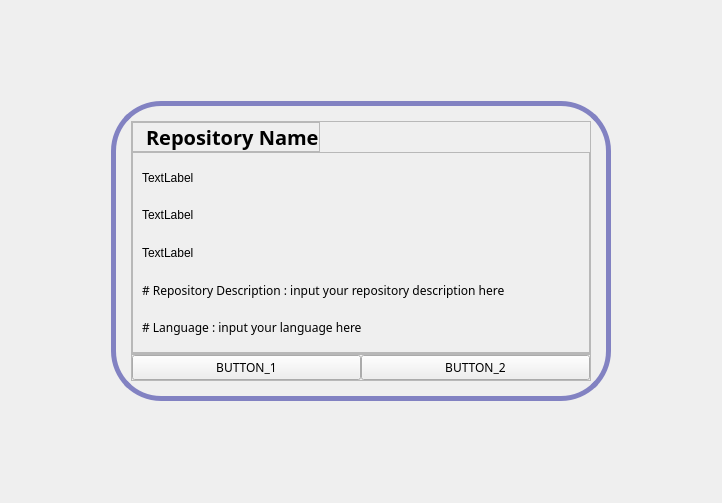
<?xml version="1.0" encoding="UTF-8"?>
<ui version="4.0">
 <class>MainWindow</class>
 <widget class="QMainWindow" name="MainWindow">
  <property name="geometry">
   <rect>
    <x>0</x>
    <y>0</y>
    <width>722</width>
    <height>503</height>
   </rect>
  </property>
  <property name="windowTitle">
   <string>MainWindow</string>
  </property>
  <widget class="QWidget" name="centralwidget">
   <layout class="QVBoxLayout" name="verticalLayout">
    <property name="spacing">
     <number>5</number>
    </property>
    <property name="leftMargin">
     <number>5</number>
    </property>
    <property name="topMargin">
     <number>5</number>
    </property>
    <property name="rightMargin">
     <number>5</number>
    </property>
    <property name="bottomMargin">
     <number>5</number>
    </property>
    <item alignment="Qt::AlignHCenter|Qt::AlignVCenter">
     <widget class="QFrame" name="item_content">
      <property name="minimumSize">
       <size>
        <width>500</width>
        <height>300</height>
       </size>
      </property>
      <property name="maximumSize">
       <size>
        <width>500</width>
        <height>300</height>
       </size>
      </property>
      <property name="styleSheet">
       <string notr="true">QFrame#item_content{
	border: 5px solid rgb(130, 130, 194);
	border-radius: 50px;
}</string>
      </property>
      <property name="frameShape">
       <enum>QFrame::StyledPanel</enum>
      </property>
      <property name="frameShadow">
       <enum>QFrame::Raised</enum>
      </property>
      <layout class="QVBoxLayout" name="verticalLayout_3">
       <property name="spacing">
        <number>0</number>
       </property>
       <property name="leftMargin">
        <number>15</number>
       </property>
       <property name="topMargin">
        <number>15</number>
       </property>
       <property name="rightMargin">
        <number>15</number>
       </property>
       <property name="bottomMargin">
        <number>15</number>
       </property>
       <item>
        <widget class="QFrame" name="frame">
         <property name="sizePolicy">
          <sizepolicy hsizetype="Preferred" vsizetype="Preferred">
           <horstretch>0</horstretch>
           <verstretch>0</verstretch>
          </sizepolicy>
         </property>
         <property name="minimumSize">
          <size>
           <width>0</width>
           <height>0</height>
          </size>
         </property>
         <property name="maximumSize">
          <size>
           <width>16777215</width>
           <height>16777215</height>
          </size>
         </property>
         <property name="styleSheet">
          <string notr="true"/>
         </property>
         <property name="frameShape">
          <enum>QFrame::StyledPanel</enum>
         </property>
         <property name="frameShadow">
          <enum>QFrame::Raised</enum>
         </property>
         <layout class="QVBoxLayout" name="verticalLayout_2">
          <property name="spacing">
           <number>0</number>
          </property>
          <property name="leftMargin">
           <number>0</number>
          </property>
          <property name="topMargin">
           <number>0</number>
          </property>
          <property name="rightMargin">
           <number>0</number>
          </property>
          <property name="bottomMargin">
           <number>0</number>
          </property>
          <item alignment="Qt::AlignLeft|Qt::AlignTop">
           <widget class="QFrame" name="repo_name_frame">
            <property name="frameShape">
             <enum>QFrame::StyledPanel</enum>
            </property>
            <property name="frameShadow">
             <enum>QFrame::Raised</enum>
            </property>
            <layout class="QFormLayout" name="formLayout">
             <property name="leftMargin">
              <number>0</number>
             </property>
             <property name="topMargin">
              <number>0</number>
             </property>
             <property name="rightMargin">
              <number>0</number>
             </property>
             <property name="bottomMargin">
              <number>0</number>
             </property>
             <item row="0" column="0">
              <widget class="QLabel" name="lbl_repo_icon">
               <property name="text">
                <string/>
               </property>
               <property name="pixmap">
                <pixmap resource="../icons.qrc">:/icons/icons/inbox.svg</pixmap>
               </property>
              </widget>
             </item>
             <item row="0" column="1">
              <widget class="QLabel" name="lbl_repo_name">
               <property name="font">
                <font>
                 <family>Nirmala UI Semilight</family>
                 <pointsize>15</pointsize>
                 <weight>75</weight>
                 <bold>true</bold>
                </font>
               </property>
               <property name="text">
                <string>Repository Name</string>
               </property>
               <property name="textFormat">
                <enum>Qt::AutoText</enum>
               </property>
               <property name="wordWrap">
                <bool>true</bool>
               </property>
              </widget>
             </item>
            </layout>
           </widget>
          </item>
          <item>
           <widget class="QFrame" name="repo_info_frame">
            <property name="sizePolicy">
             <sizepolicy hsizetype="Preferred" vsizetype="Expanding">
              <horstretch>0</horstretch>
              <verstretch>0</verstretch>
             </sizepolicy>
            </property>
            <property name="frameShape">
             <enum>QFrame::StyledPanel</enum>
            </property>
            <property name="frameShadow">
             <enum>QFrame::Raised</enum>
            </property>
            <layout class="QVBoxLayout" name="verticalLayout_4">
             <item>
              <widget class="QLabel" name="lbl_description">
               <property name="text">
                <string>TextLabel</string>
               </property>
              </widget>
             </item>
             <item>
              <widget class="QLabel" name="lbl_language">
               <property name="text">
                <string>TextLabel</string>
               </property>
              </widget>
             </item>
             <item>
              <widget class="QLabel" name="lbl_updated">
               <property name="text">
                <string>TextLabel</string>
               </property>
              </widget>
             </item>
             <item>
              <widget class="QLabel" name="lbl_created_at">
               <property name="font">
                <font>
                 <family>Nirmala UI Semilight</family>
                </font>
               </property>
               <property name="text">
                <string># Repository Description : input your repository description here</string>
               </property>
               <property name="wordWrap">
                <bool>true</bool>
               </property>
              </widget>
             </item>
             <item>
              <widget class="QLabel" name="lbl_stars">
               <property name="font">
                <font>
                 <family>Nirmala UI Semilight</family>
                </font>
               </property>
               <property name="text">
                <string># Language : input your language here</string>
               </property>
               <property name="wordWrap">
                <bool>true</bool>
               </property>
              </widget>
             </item>
            </layout>
           </widget>
          </item>
         </layout>
        </widget>
       </item>
       <item alignment="Qt::AlignBottom">
        <widget class="QFrame" name="repo_control_frame">
         <property name="sizePolicy">
          <sizepolicy hsizetype="Expanding" vsizetype="Expanding">
           <horstretch>0</horstretch>
           <verstretch>0</verstretch>
          </sizepolicy>
         </property>
         <property name="minimumSize">
          <size>
           <width>0</width>
           <height>0</height>
          </size>
         </property>
         <property name="maximumSize">
          <size>
           <width>16777215</width>
           <height>16777215</height>
          </size>
         </property>
         <property name="frameShape">
          <enum>QFrame::StyledPanel</enum>
         </property>
         <property name="frameShadow">
          <enum>QFrame::Raised</enum>
         </property>
         <layout class="QHBoxLayout" name="horizontalLayout">
          <property name="spacing">
           <number>0</number>
          </property>
          <property name="leftMargin">
           <number>0</number>
          </property>
          <property name="topMargin">
           <number>0</number>
          </property>
          <property name="rightMargin">
           <number>0</number>
          </property>
          <property name="bottomMargin">
           <number>0</number>
          </property>
          <item>
           <widget class="QPushButton" name="pushButton">
            <property name="font">
             <font>
              <family>Nirmala UI Semilight</family>
              <pointsize>9</pointsize>
             </font>
            </property>
            <property name="text">
             <string>BUTTON_1</string>
            </property>
           </widget>
          </item>
          <item>
           <widget class="QPushButton" name="pushButton_2">
            <property name="font">
             <font>
              <family>Nirmala UI Semilight</family>
              <pointsize>9</pointsize>
             </font>
            </property>
            <property name="text">
             <string>BUTTON_2</string>
            </property>
           </widget>
          </item>
         </layout>
        </widget>
       </item>
      </layout>
     </widget>
    </item>
   </layout>
  </widget>
 </widget>
 <resources>
  <include location="../icons.qrc"/>
  <include location="../../icons.qrc"/>
 </resources>
 <connections/>
</ui>
